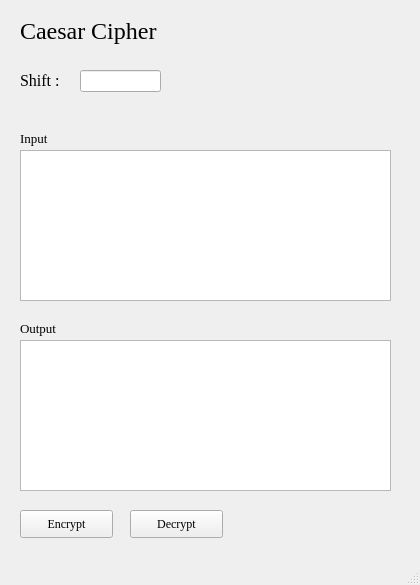
<?xml version="1.0" encoding="UTF-8"?>
<ui version="4.0">
 <class>CaesarWindow</class>
 <widget class="QMainWindow" name="CaesarWindow">
  <property name="geometry">
   <rect>
    <x>0</x>
    <y>0</y>
    <width>420</width>
    <height>585</height>
   </rect>
  </property>
  <property name="font">
   <font>
    <family>Times New Roman</family>
   </font>
  </property>
  <property name="windowTitle">
   <string>Caesar Cipher</string>
  </property>
  <property name="windowIcon">
   <iconset>
    <normaloff>F:/Pictures/Caesar.jpg</normaloff>F:/Pictures/Caesar.jpg</iconset>
  </property>
  <widget class="QWidget" name="centralwidget">
   <widget class="QLabel" name="labelCaesar">
    <property name="geometry">
     <rect>
      <x>20</x>
      <y>10</y>
      <width>191</width>
      <height>41</height>
     </rect>
    </property>
    <property name="font">
     <font>
      <family>Times New Roman</family>
      <pointsize>18</pointsize>
     </font>
    </property>
    <property name="text">
     <string>Caesar Cipher</string>
    </property>
   </widget>
   <widget class="QLabel" name="labelShift">
    <property name="geometry">
     <rect>
      <x>20</x>
      <y>60</y>
      <width>51</width>
      <height>41</height>
     </rect>
    </property>
    <property name="font">
     <font>
      <pointsize>12</pointsize>
     </font>
    </property>
    <property name="text">
     <string>Shift :</string>
    </property>
   </widget>
   <widget class="QLineEdit" name="lineEdit">
    <property name="geometry">
     <rect>
      <x>80</x>
      <y>70</y>
      <width>81</width>
      <height>22</height>
     </rect>
    </property>
   </widget>
   <widget class="QLabel" name="labelPlainText1">
    <property name="geometry">
     <rect>
      <x>20</x>
      <y>130</y>
      <width>81</width>
      <height>16</height>
     </rect>
    </property>
    <property name="font">
     <font>
      <pointsize>10</pointsize>
     </font>
    </property>
    <property name="text">
     <string>Input</string>
    </property>
   </widget>
   <widget class="QLabel" name="labelCipherText">
    <property name="geometry">
     <rect>
      <x>20</x>
      <y>320</y>
      <width>131</width>
      <height>16</height>
     </rect>
    </property>
    <property name="font">
     <font>
      <pointsize>10</pointsize>
     </font>
    </property>
    <property name="text">
     <string>Output</string>
    </property>
   </widget>
   <widget class="QTextEdit" name="textEditPlainText1">
    <property name="geometry">
     <rect>
      <x>20</x>
      <y>150</y>
      <width>371</width>
      <height>151</height>
     </rect>
    </property>
   </widget>
   <widget class="QTextEdit" name="textEditCipherText1">
    <property name="geometry">
     <rect>
      <x>20</x>
      <y>340</y>
      <width>371</width>
      <height>151</height>
     </rect>
    </property>
   </widget>
   <widget class="QPushButton" name="pushButtonEncrypt">
    <property name="geometry">
     <rect>
      <x>20</x>
      <y>510</y>
      <width>93</width>
      <height>28</height>
     </rect>
    </property>
    <property name="text">
     <string>Encrypt</string>
    </property>
   </widget>
   <widget class="QPushButton" name="pushButtonDecrypt">
    <property name="geometry">
     <rect>
      <x>130</x>
      <y>510</y>
      <width>93</width>
      <height>28</height>
     </rect>
    </property>
    <property name="text">
     <string>Decrypt</string>
    </property>
   </widget>
  </widget>
  <widget class="QMenuBar" name="menubar">
   <property name="geometry">
    <rect>
     <x>0</x>
     <y>0</y>
     <width>420</width>
     <height>23</height>
    </rect>
   </property>
  </widget>
  <widget class="QStatusBar" name="statusbar"/>
 </widget>
 <resources/>
 <connections/>
</ui>
